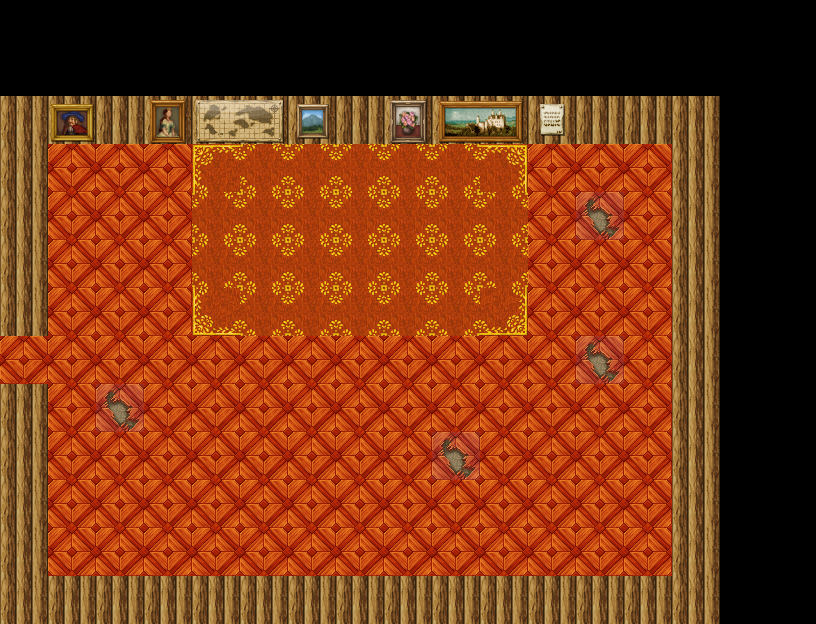

Below is a game level as drawn by its tile map, then a one-line description and the .tmx file that defines it, in full:
An orthogonal 17x13 tile map with 48x48 px tiles, 2 tile layers (background, decoration), 6 tilesets and 69 objects (3x player_spawn, 2x npc_spawn, level_trigger).

<map version="1.10" tiledversion="1.12.2" orientation="orthogonal" renderorder="right-down" width="17" height="13" tilewidth="48" tileheight="48" infinite="0" nextlayerid="7" nextobjectid="83">
 <properties>
  <property name="level_type" value="indoor" />
 </properties>
 <tileset firstgid="1" source="tilesets/Dungeon_A5.tsx" />
 <tileset firstgid="129" source="tilesets/Inside_A5.tsx" />
 <tileset firstgid="257" source="tilesets/Inside_A4.tsx" />
 <tileset firstgid="513" source="tilesets/Inside_B.tsx" />
 <tileset firstgid="769" source="tilesets/Inside_A2.tsx" />
 <tileset firstgid="1009" source="tilesets/Inside_C.tsx" />
 <layer id="1" name="background" width="17" height="13">
  <data encoding="csv">
129,129,129,129,129,129,129,129,129,129,129,129,129,129,129,129,129,
129,129,129,129,129,129,129,129,129,129,129,129,129,129,129,129,129,
340,340,340,340,340,340,340,340,340,340,340,340,340,340,340,129,129,
340,164,164,164,164,164,164,164,164,164,164,164,164,164,340,129,129,
340,164,164,164,164,164,164,164,164,164,164,164,164,164,340,129,129,
340,164,164,164,164,164,164,164,164,164,164,164,164,164,340,129,129,
340,164,164,164,164,164,164,164,164,164,164,164,164,164,340,129,129,
164,164,164,164,164,164,164,164,164,164,164,164,164,164,340,129,129,
340,164,164,164,164,164,164,164,164,164,164,164,164,164,340,129,129,
340,164,164,164,164,164,164,164,164,164,164,164,164,164,340,129,129,
340,164,164,164,164,164,164,164,164,164,164,164,164,164,340,129,129,
340,164,164,164,164,164,164,164,164,164,164,164,164,164,340,129,129,
340,340,340,340,340,340,340,340,340,340,340,340,340,340,340,129,129
</data>
 </layer>
 <layer id="3" name="decoration" width="17" height="13">
  <data encoding="csv">
0,0,0,0,0,0,0,0,0,0,0,0,0,0,0,0,0,
0,0,0,0,0,0,0,0,0,0,0,0,0,0,0,0,0,
0,605,0,606,589,590,608,0,607,591,592,587,0,0,0,0,0,
0,0,0,0,933,918,918,918,918,918,934,0,0,0,0,0,0,
0,0,0,0,918,918,918,918,918,918,918,0,228,0,0,0,0,
0,0,0,0,918,918,918,918,918,918,918,0,0,0,0,0,0,
0,0,0,0,949,918,918,918,918,918,950,0,0,0,0,0,0,
0,0,0,0,0,0,0,0,0,0,0,0,228,0,0,0,0,
0,0,228,0,0,0,0,0,0,0,0,0,0,0,0,0,0,
0,0,0,0,0,0,0,0,0,228,0,0,0,0,0,0,0,
0,0,0,0,0,0,0,0,0,0,0,0,0,0,0,0,0,
0,0,0,0,0,0,0,0,0,0,0,0,0,0,0,0,0,
0,0,0,0,0,0,0,0,0,0,0,0,0,0,0,0,0
</data>
 </layer>
 <objectgroup id="2" name="collision">
  <object id="44" x="0" y="384" width="48" height="240" />
  <object id="45" x="0" y="96" width="48" height="240" />
  <object id="46" x="48" y="576" width="624" height="48" />
  <object id="47" x="672" y="96" width="48" height="528" />
  <object id="48" x="48" y="96" width="624" height="48" />
  <object id="49" x="84" y="552" width="48" height="24" />
  <object id="50" x="60" y="516" width="48" height="24" />
  <object id="52" x="108" y="528" width="48" height="24" />
  <object id="53" x="172" y="520" width="39" height="20" />
  <object id="54" x="153" y="543" width="39" height="20" />
  <object id="55" x="196" y="544" width="39" height="20" />
  <object id="56" x="220" y="532" width="39" height="20" />
  <object id="57" x="408" y="504" width="96" height="17" />
  <object id="58" x="551" y="512" width="97" height="28" />
  <object id="59" x="612" y="441" width="48" height="27" />
  <object id="60" x="636" y="370" width="30" height="24" />
  <object id="61" x="577" y="385" width="24" height="30" />
  <object id="62" x="590" y="352" width="19" height="24" />
  <object id="63" x="636" y="323" width="25" height="23" />
  <object id="64" x="577" y="272" width="46" height="18" />
  <object id="66" x="624" y="270" width="18" height="15" />
  <object id="67" x="636" y="263" width="30" height="21" />
  <object id="68" x="589" y="210" width="20" height="22" />
  <object id="69" x="624" y="139" width="48" height="53" />
  <object id="70" x="528" y="153" width="48" height="27" />
  <object id="71" x="446" y="447" width="20" height="24" />
  <object id="72" x="107" y="399" width="26" height="27" />
  <object id="73" x="59" y="271" width="49" height="29" />
  <object id="74" x="48" y="168" width="48" height="72" />
  <object id="77" x="101" y="158" width="38" height="20" />
  <object id="78" x="148" y="157" width="41" height="22" />
 </objectgroup>
 <objectgroup id="4" name="triggers">
  <object id="39" name="level_trigger" x="-48" y="336" width="48" height="48">
   <properties>
    <property name="level" value="house_bandits_hall" />
   </properties>
  </object>
  <object id="40" name="player_spawn" x="3" y="298" width="48" height="72">
   <properties>
    <property name="level" value="house_bandits_hall" />
   </properties>
  </object>
  <object id="79" name="npc_spawn" x="336" y="132" width="48" height="72">
   <properties>
    <property name="direction" value="down" />
    <property name="npc_id" value="cedric" />
    <property name="spawn_id" value="cedric_start" />
   </properties>
  </object>
  <object id="80" name="npc_spawn" x="492" y="336" width="48" height="72">
   <properties>
    <property name="direction" value="left" />
    <property name="npc_id" value="silas" />
    <property name="spawn_id" value="silas_start" />
   </properties>
  </object>
  <object id="81" name="player_spawn" x="96" y="140" width="48" height="72">
   <properties>
    <property name="level" value="unknown" />
   </properties>
  </object>
  <object id="82" name="player_spawn" x="192" y="298" width="48" height="72">
   <properties>
    <property name="level" value="house_mage" />
   </properties>
  </object>
 </objectgroup>
 <objectgroup id="5" name="renderables">
  <object id="1" gid="540" x="624" y="192" width="48" height="48" />
  <object id="2" gid="524" x="624" y="144" width="48" height="48" />
  <object id="3" gid="546" x="576" y="120" width="48" height="48" />
  <object id="4" gid="562" x="576" y="168" width="48" height="48" />
  <object id="5" gid="546" x="96" y="120" width="48" height="48" />
  <object id="6" gid="562" x="96" y="168" width="48" height="48" />
  <object id="7" gid="562" x="336" y="168" width="48" height="48" />
  <object id="8" gid="546" x="336" y="120" width="48" height="48" />
  <object id="13" gid="1190" x="96" y="192" width="48" height="48" />
  <object id="14" gid="1185" x="144" y="192" width="48" height="48" />
  <object id="16" gid="713" x="60" y="540" width="48" height="48" />
  <object id="17" gid="713" x="84" y="576" width="48" height="48" />
  <object id="19" gid="714" x="108" y="552" width="48" height="48" />
  <object id="23" gid="666" x="144" y="564" width="48" height="48" />
  <object id="24" gid="666" x="168" y="540" width="48" height="48" />
  <object id="25" gid="665" x="192" y="564" width="48" height="48" />
  <object id="26" gid="667" x="216" y="552" width="48" height="48" />
  <object id="28" gid="699" x="60" y="300" width="48" height="48" />
  <object id="29" gid="754" x="456" y="528" width="48" height="48" />
  <object id="30" gid="756" x="408" y="528" width="48" height="48" />
  <object id="32" gid="737" x="600" y="540" width="48" height="48" />
  <object id="33" gid="738" x="552" y="540" width="48" height="48" />
  <object id="34" gid="724" x="612" y="468" width="48" height="48" />
  <object id="35" gid="741" x="528" y="180" width="48" height="48" />
  <object id="36" gid="1081" x="624" y="288" width="48" height="48" />
  <object id="37" gid="1049" x="576" y="300" width="48" height="48" />
  <object id="38" gid="1061" x="624" y="360" width="48" height="48" />
  <object id="41" gid="1140" x="624" y="408" width="48" height="48" />
  <object id="43" gid="1122" x="564" y="432" width="48" height="48" />
  <object id="75" gid="679" x="48" y="192" width="48" height="48" />
  <object id="76" gid="695" x="48" y="240" width="48" height="48" />
 </objectgroup>
 <objectgroup id="6" name="objects">
  <object id="15" gid="1063" x="144" y="168" width="48" height="48" />
 </objectgroup>
</map>
